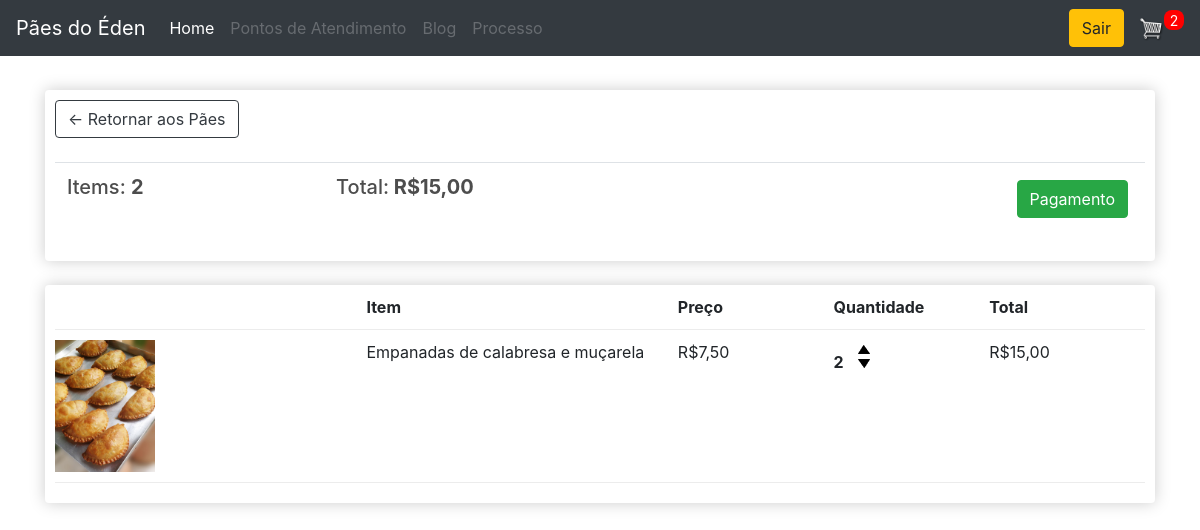
Screenshot of /carrinho/ (signed in) with the database file from the repository.
### store/models.py (models this page shows, shortened)
class Ordem(models.Model):
    cliente = models.ForeignKey(
        Cliente, on_delete=models.SET_NULL, null=True, blank=True)
    dataHora = models.DateTimeField(auto_now_add=True)
    completo = models.BooleanField(default=False)
    transacao_id = models.CharField(max_length=100, null=True)
    @property
    def get_car_total(self):
        ordemitens = self.ordemitem_set.all()
        total = sum([item.get_total for item in ordemitens])
        return total
    @property
    def get_car_itens(self):
        ordemitens = self.ordemitem_set.all()
        total = sum([item.quantidade for item in ordemitens])
        return total

class OrdemItem(models.Model):
    produto = models.ForeignKey(Produto, on_delete=models.SET_NULL, null=True)
    ordem = models.ForeignKey(Ordem, on_delete=models.SET_NULL, null=True)
    quantidade = models.IntegerField(default=0, null=True, blank=True)
    dataHora = models.DateTimeField(auto_now_add=True)
    @property
    def get_total(self):
        total = self.produto.preco * self.quantidade
        return total

class Produto(models.Model):
    nome = models.CharField(max_length=200)
    image = models.ImageField(null=True, blank=True)
    detalhes = models.TextField(null=True, blank=True)
    preco = models.FloatField()
    digital = models.BooleanField(default=False, null=True, blank=True)
    @property
    def imageURL(self):
        try:
            url = self.image.url
        except:
            url = ''
        return url

### store/views.py (the view)
# urls.py: path('carrinho/', views.carrinho, name='carrinho'),
def carrinho(request):
    clienteId = request.session['cliente']
    cliente = Cliente.objects.get(id=clienteId)
    ordem = Ordem.objects.get(cliente=cliente, completo=False)
    carItens = ordem.get_car_itens
    if carItens != 0:
        itens = ordem.ordemitem_set.all()
        context = {'carItens': carItens, 'ordem': ordem, 'itens': itens,
                   'autenticado': True, 'cliente': cliente}
        return render(request, 'store/cart.html', context)
    else:
        messages.error(request, 'Não existem pedidos a finalizar!')
        produtos = Produto.objects.all()
        context = {'produtos': produtos,
                   'carItens': carItens, 'autenticado': True, 'cliente': cliente}
        return render(request, 'store/store.html', context)

### store/templatetags/my_filters.py (called while the page is built)
def currency(dollars):
    dollars = round(float(dollars), 2)
    return "R$%s,%s" % (intcomma(int(dollars)), ("%0.2f" % dollars)[-2:])

### store/templates/store/cart.html
{% extends 'store/main.html' %}
{% load static %}
{% load my_filters %}
{% block content %}
   <div class="row">
      <div class="col-lg-12">
         <div class="box-element">
            <a  class="btn btn-outline-dark" href="{% url 'store' %}">&#x2190; Retornar aos Pães</a>
            <br>
            <br>
            <table class="table">
               <tr>
                  <th><h5>Items: <strong>{{ordem.get_car_itens}}</strong></h5></th>
                  <th><h5>Total:<strong> {{ordem.get_car_total | currency}}</strong></h5></th>
                  <th>
                     <a  style="float:right; margin:5px;" class="btn btn-success" href="{% url 'checkout' %}">Pagamento</a>
                  </th>
               </tr>
            </table>
         </div>
         <br>
         <div class="box-element">
            <div class="cart-row">
               <div style="flex:2"></div>
               <div style="flex:2"><strong>Item</strong></div>
               <div style="flex:1"><strong>Preço</strong></div>
               <div style="flex:1"><strong>Quantidade</strong></div>
               <div style="flex:1"><strong>Total</strong></div>
            </div>
            {% for item in itens %}
            <div class="cart-row">
               <div style="flex:2"><img class="row-image" src="{{item.produto.imageURL}}"></div>
               <div style="flex:2"><p>{{item.produto.nome}}</p></div>
               <div style="flex:1"><p>{{item.produto.preco | currency}}</p></div>
               <div style="flex:1">
                  <p class="quantity">{{item.quantidade}}</p>
                  <div class="quantity">
                     <img data-product="{{item.produto.id}}" data-action="add" class="chg-quantity update-cart" src="{% static 'images/arrow-up.png' %}" onclick="updateProduto({{item.produto.id}}, 'add');">
                     <img data-product="{{item.produto.id}}" data-action="remove" class="chg-quantity update-cart" src="{% static 'images/arrow-down.png' %}" onclick="updateProduto({{item.produto.id}}, 'del');">
                  </div>
               </div>
               <div style="flex:1"><p>{{item.get_total | currency}}</p></div>
            </div>
            {% endfor %}
         </div>
      </div>
   </div>
{% endblock content %}

### static/css/main.css (style rules this page uses)
body { background-color: hsl(0, 0%, 98%); }
h1,h2,h3,h4,h5,h6 { color:hsl(0, 0%, 30%); }
.box-element { box-shadow:hsl(0, 0%, 80%) 0 0 16px; background-color: #fff; border-radius: 4px; padding: 10px; }
.col-lg-4, .col-lg-6, .col-lg-8, .col-lg-12 { margin-top: 10px; }
.btn { border-radius: 0; }
.row-image { width: 100px; }
.cart-row { display: flex; align-items: flex-stretch; padding-bottom: 10px; margin-bottom: 10px; border-bottom: 1px solid #ececec; }
.quantity { display: inline-block; font-weight: 700; padding-right:10px; }
.chg-quantity { width: 12px; cursor: pointer; display: block; margin-top: 5px; transition:.1s; }

### rows the page displays
Ordem: get_car_itens "2", get_car_total "R$15,00"
OrdemItem: produto.imageURL (picture), produto.nome "Empanadas de calabresa e muçarela", produto.preco "R$7,50", quantidade "2", get_total "R$15,00"

### other values shown
{{ carItens }} "2"
